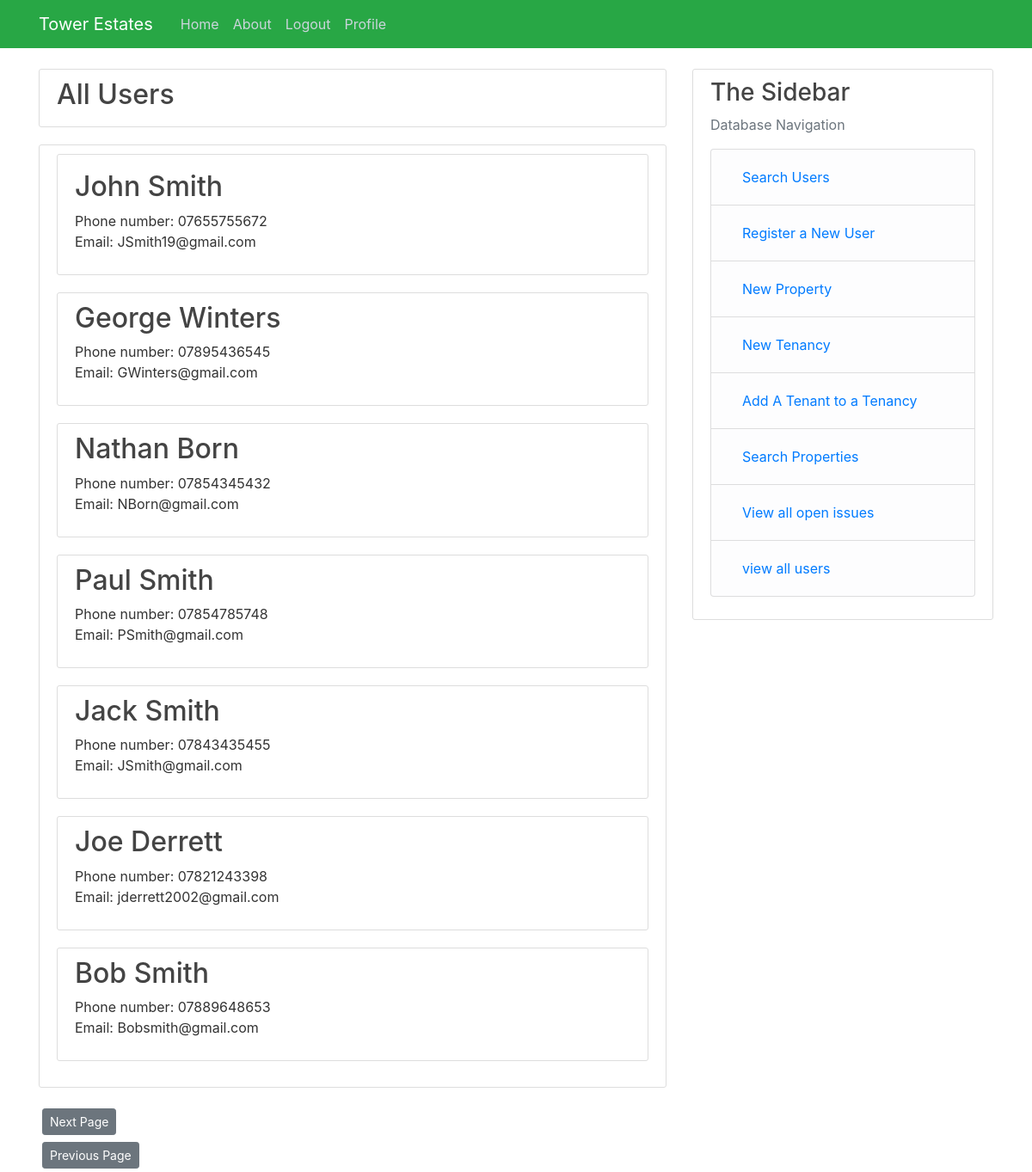
/all_users (signed in), run on the app's committed database.
### Tower/models.py (models this page shows, shortened)
class User(db.Model, UserMixin):
    user_id = db.Column(db.Integer, primary_key=True)
    name = db.Column(db.String(55), nullable=False)
    phone_number= db.Column(db.String(15), nullable=False)
    role= db.Column(db.String(12), nullable=False)
    email = db.Column(db.String(120), unique=True, nullable=False)
    business= db.Column(db.String(150), nullable=True)
    password = db.Column(db.String(64), nullable=False)
    properties = db.relationship("Properties",cascade="all, delete-orphan" ,backref="User", lazy=True)
    occupants = db.relationship("Tenancies", backref="User", secondary=occupants, lazy=True)
    contractor = db.relationship("Quotes", cascade="all, delete-orphan",backref="User", lazy=True)

### Tower/routes.py (the view)
@app.route("/all_users")
@login_required
def all_users():
    if current_user.role != ("Admin"):  # Ensures only admins can use this route
        abort(403)  # Redirects to a 403 error
    page = request.args.get("page", 1, type=int)
    users = db.session.query(User).order_by(User.role.desc())
    all = users.paginate(page, per_page=15)
    next_url = url_for("all_users", page=all.next_num) \
        if all.has_next else None
    prev_url = url_for("all_users", page=all.prev_num) \
        if all.has_prev else None
    return render_template("all_users.html", all=all, next_url=next_url, prev_url = prev_url)

### Tower/models.py (called while the page is built)
@login_manager.user_loader
def load_user(user_id):
    return User.query.get(int(user_id))

### Tower/templates/all_users.html (shortened to what this page needs)
{% extends "layout.html" %}
{% block content %}
<div class="content-section">
    <h2>All Users</h2>
</div>
<div class="content-section">
    {% for user in all.items %}
    <div class="content-section">
        {%if user.role == ('Tenant')%}
        <h2><a class="article-title"href=" {{ url_for('Tenant', user_id= user.user_id) }}">{{user.name}}</a></h2>
        <p>Phone number: {{user.phone_number}} <br> Email: {{user.email}}</p>
        {%elif user.role == ('Landlord')%}
        <h2><a class="article-title"href=" {{ url_for('Landlord', user_id= user.user_id) }}">{{user.name}}</a></h2>
        <p>Phone number: {{user.phone_number}} <br> Email: {{user.email}}</p>
        {%elif user.role == ('Contractor')%}
        <h2><a class="article-title"href=" {{ url_for('Contractor', user_id= user.user_id, page1=1, page2=1) }}">{{user.name}}</a></h2>
        <p>Phone number: {{user.phone_number}} <br> Email: {{user.email}}</p>
        {%else%}
        <h2><a class="article-title"href=" {{ url_for('Admin', user_id= user.user_id) }}">{{user.name}}</a></h2>
        <p>Phone number: {{user.phone_number}} <br> Email: {{user.email}}</p>
        {% endif %}
    </div>
    {%endfor%}
</div>
<div>
    <a class="btn btn-secondary btn-sm m-1" href=" {{next_url}}">Next Page</a>
</div>
<div>
    <a class="btn btn-secondary btn-sm m-1" href=" {{prev_url}}">Previous Page</a>
</div>
{% endblock content %}

### Tower/Static/main.css (style rules this page uses)
body { background: #ffffff; color: #333333; margin-top: 5rem; }
h1, h2, h3, h4, h5, h6 { color: #444444; }
.content-section { background: #ffffff; padding: 10px 20px; border: 1px solid #dddddd; border-radius: 3px; margin-bottom: 20px; }
.article-title { color: #444444; }

### data on the page
User: name "John Smith", phone_number "07655755672", email "JSmith19@gmail.com"
User: name "George Winters", phone_number "07895436545", email "GWinters@gmail.com"
User: name "Nathan Born", phone_number "07854345432", email "NBorn@gmail.com"
User: name "Paul Smith", phone_number "07854785748", email "PSmith@gmail.com"
User: name "Jack Smith", phone_number "07843435455", email "JSmith@gmail.com"
User: name "Joe Derrett", phone_number "07821243398", email "jderrett2002@gmail.com"
User: name "Bob Smith", phone_number "07889648653", email "Bobsmith@gmail.com"
